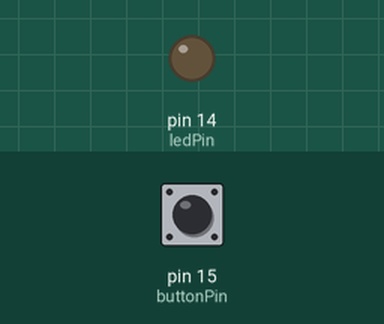
Recording of a sketch running on a simulated Arduino Uno, built with avr-gcc and run on an emulated ATmega328P. Shown: output pins drawn as LEDs (lit = HIGH). The test bench sets the inputs (shaded band); at power-on: pin 15 (buttonPin) LOW.

Above: at 1.2 s.
1.3 s: pin 15 (buttonPin) pulled HIGH for 0.15 s
At 1.9 s:
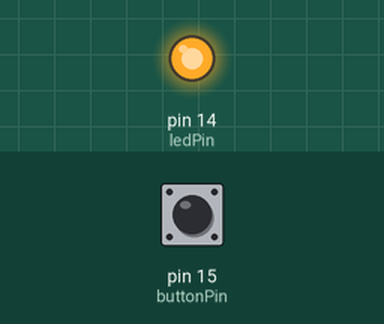
2.9 s: pin 15 (buttonPin) pulled HIGH for 1 s
At 4.3 s:
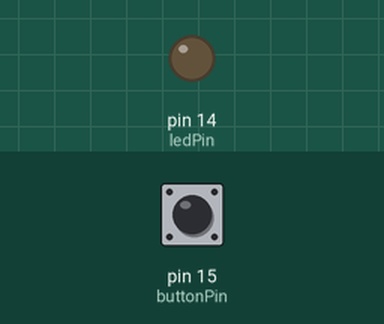
5.4 s: pin 15 (buttonPin) pulled HIGH for 3.2 s
At 6.2 s:
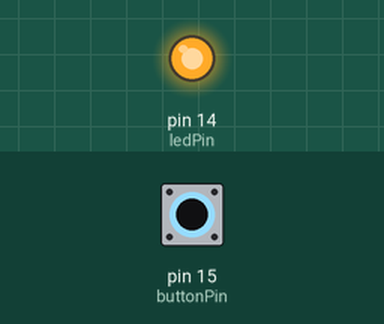
Timing chart, 0 to 8.4 s (numbered marks = the images above; inputs shaded):
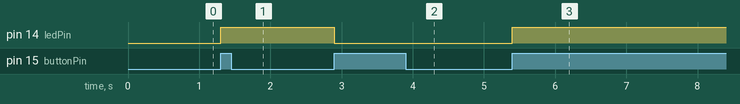

Measured:
- after the input at 1.3 s, pin 14 (ledPin): LOW → HIGH at once
- after the input at 2.9 s, pin 14 (ledPin): HIGH → LOW at once
- after the input at 5.4 s, pin 14 (ledPin): LOW → HIGH at once

The sketch:

button_led.ino
```cpp
#define ledPin 14
#define buttonPin 15

int buttonState = 0;
int buttonStateLater = 0;

int ledState = 0;


void setup() {
  pinMode(ledPin, OUTPUT);
  pinMode(buttonPin, INPUT);
}

void loop() {
  buttonState = digitalRead(buttonPin);
  ledState = !digitalRead(ledPin);

  if(buttonState == HIGH && (buttonState != buttonStateLater))
  {
    digitalWrite(ledPin, ledState);
    delay(50);
  }

  buttonStateLater = buttonState;
}
```
